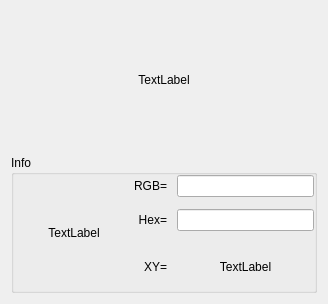
<?xml version="1.0" encoding="UTF-8"?>
<ui version="4.0">
 <class>Screen_Color_Picker</class>
 <widget class="QDialog" name="Screen_Color_Picker">
  <property name="geometry">
   <rect>
    <x>0</x>
    <y>0</y>
    <width>328</width>
    <height>304</height>
   </rect>
  </property>
  <property name="windowTitle">
   <string>Dialog</string>
  </property>
  <layout class="QVBoxLayout" name="verticalLayout">
   <item>
    <widget class="QLabel" name="label_image">
     <property name="text">
      <string>TextLabel</string>
     </property>
     <property name="alignment">
      <set>Qt::AlignCenter</set>
     </property>
    </widget>
   </item>
   <item>
    <widget class="QGroupBox" name="groupBox">
     <property name="title">
      <string>Info</string>
     </property>
     <layout class="QHBoxLayout" name="horizontalLayout">
      <property name="spacing">
       <number>0</number>
      </property>
      <property name="leftMargin">
       <number>0</number>
      </property>
      <property name="topMargin">
       <number>0</number>
      </property>
      <property name="rightMargin">
       <number>0</number>
      </property>
      <property name="bottomMargin">
       <number>0</number>
      </property>
      <item>
       <widget class="QLabel" name="label_color">
        <property name="minimumSize">
         <size>
          <width>120</width>
          <height>100</height>
         </size>
        </property>
        <property name="text">
         <string>TextLabel</string>
        </property>
        <property name="alignment">
         <set>Qt::AlignCenter</set>
        </property>
       </widget>
      </item>
      <item>
       <layout class="QGridLayout" name="gridLayout">
        <property name="horizontalSpacing">
         <number>10</number>
        </property>
        <property name="verticalSpacing">
         <number>12</number>
        </property>
        <item row="0" column="0">
         <widget class="QLabel" name="label_3">
          <property name="text">
           <string>RGB=</string>
          </property>
          <property name="alignment">
           <set>Qt::AlignRight|Qt::AlignTrailing|Qt::AlignVCenter</set>
          </property>
         </widget>
        </item>
        <item row="0" column="1">
         <widget class="QLineEdit" name="lineEdit_rgb">
          <property name="alignment">
           <set>Qt::AlignCenter</set>
          </property>
         </widget>
        </item>
        <item row="1" column="0">
         <widget class="QLabel" name="label_4">
          <property name="text">
           <string>Hex=</string>
          </property>
          <property name="alignment">
           <set>Qt::AlignRight|Qt::AlignTrailing|Qt::AlignVCenter</set>
          </property>
         </widget>
        </item>
        <item row="1" column="1">
         <widget class="QLineEdit" name="lineEdit_hex">
          <property name="alignment">
           <set>Qt::AlignCenter</set>
          </property>
         </widget>
        </item>
        <item row="2" column="0">
         <widget class="QLabel" name="label_5">
          <property name="text">
           <string>XY=</string>
          </property>
          <property name="alignment">
           <set>Qt::AlignRight|Qt::AlignTrailing|Qt::AlignVCenter</set>
          </property>
         </widget>
        </item>
        <item row="2" column="1">
         <widget class="QLabel" name="label_xy">
          <property name="text">
           <string>TextLabel</string>
          </property>
          <property name="alignment">
           <set>Qt::AlignCenter</set>
          </property>
         </widget>
        </item>
       </layout>
      </item>
     </layout>
    </widget>
   </item>
  </layout>
 </widget>
 <resources/>
 <connections/>
</ui>
